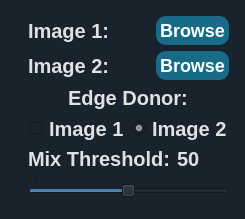
      <widget class="QWidget" name="tab_hybrid">
       <property name="styleSheet">
        <string notr="true">QWidget {
  background-color: #19232D;
  border: 0px solid #455364;
  padding: 0px;
  color: #E0E1E3;
  selection-background-color: #346792;
  selection-color: #E0E1E3;
	font-family : Ubuntu;
font-size: 20px;
font-weight: bold;
}

QWidget:disabled {
  background-color: #19232D;
  color: #9DA9B5;
  selection-background-color: #26486B;
  selection-color: #9DA9B5;
}

QWidget::item:selected {
  background-color: #176B87;
}

QWidget::item:hover:!selected {
  background-color: rgba(23, 107, 135,50%);
}

QMainWindow::separator {
  background-color: #455364;
  border: 0px solid #19232D;
  spacing: 0px;
  padding: 2px;
}

QMainWindow::separator:hover {
  background-color: #60798B;
  border: 0px solid #1A72BB;
}

/*-------------------------------------------------------------------------------------------*/

QCheckBox {
  background-color: #FAFAFA;
  color: #19232D;
  spacing: 4px;
  outline: none;
  padding-top: 4px;
  padding-bottom: 4px;
}



QCheckBox QWidget:disabled {
  background-color: #FAFAFA;
  color: #788D9C;
}

QCheckBox::indicator {
  margin-left: 2px;
  height: 14px;
  width: 14px;
}

/*-------------------------------------------------------------------------------------------*/
QScrollBar:horizontal {
  height: 16px;
  margin: 2px 16px 2px 16px;
  border: 1px solid white;
  border-radius: 4px;
  background-color: rgb(25, 35, 45);
}

QScrollBar::handle:horizontal {
  background-color: #176B87;
  border: 1px solid #C9CDD0;
  border-radius: 4px;
  min-width: 8px;
}

QScrollBar::handle:horizontal:hover {
  background-color: rgba(23, 107, 135,80%);
  border:#4169E1;
  border-radius: 4px;
  min-width: 8px;
}

QScrollBar::handle:horizontal:focus {
  border: 1px solid red;
}
QScrollBar:vertical {
  background-color: rgb(25, 35, 45);
  width: 16px;
  margin: 16px 2px 16px 2px;
  border: 1px solid white;
  border-radius: 4px;
}


QScrollBar::handle:vertical {
  background-color: #176B87;
  border: 1px solid #C9CDD0;
  min-height: 8px;
  border-radius: 4px;
}

QScrollBar::handle:vertical:hover {
  background-color: rgba(23, 107, 135,80%);
  border: #9FCBFF;
  border-radius: 4px;
  min-height: 8px;
}

QScrollBar::handle:vertical:focus {
  border: 1px solid #73C7FF;
}


QScrollBar::add-line:horizontal {
  margin: 0px 0px 0px 0px;
  border-image: url(&quot;qss_icons/light/rc/arrow_right_disabled.png&quot;);
  height: 12px;
  width: 12px;
  subcontrol-position: right;
  subcontrol-origin: margin;
}

QScrollBar::add-line:horizontal:hover, QScrollBar::add-line:horizontal:on {
  border-image: url(&quot;qss_icons/light/rc/arrow_right.png&quot;);
  height: 12px;
  width: 12px;
  subcontrol-position: right;
  subcontrol-origin: margin;
}

QScrollBar::add-line:vertical {
  margin: 3px 0px 3px 0px;
  border-image: url(&quot;qss_icons/light/rc/arrow_down_disabled.png&quot;);
  height: 12px;
  width: 12px;
  subcontrol-position: bottom;
  subcontrol-origin: margin;
}

QScrollBar::add-line:vertical:hover, QScrollBar::add-line:vertical:on {
  border-image: url(&quot;qss_icons/light/rc/arrow_down.png&quot;);
  height: 12px;
  width: 12px;
  subcontrol-position: bottom;
  subcontrol-origin: margin;
}

QScrollBar::sub-line:horizontal {
  margin: 0px 3px 0px 3px;
  border-image: url(&quot;qss_icons/light/rc/arrow_left_disabled.png&quot;);
  height: 12px;
  width: 12px;
  subcontrol-position: left;
  subcontrol-origin: margin;
}

QScrollBar::sub-line:horizontal:hover, QScrollBar::sub-line:horizontal:on {
  border-image: url(&quot;qss_icons/light/rc/arrow_left.png&quot;);
  height: 12px;
  width: 12px;
  subcontrol-position: left;
  subcontrol-origin: margin;
}

QScrollBar::sub-line:vertical {
  margin: 3px 0px 3px 0px;
  border-image: url(&quot;qss_icons/light/rc/arrow_up_disabled.png&quot;);
  height: 12px;
  width: 12px;
  subcontrol-position: top;
  subcontrol-origin: margin;
}

QScrollBar::sub-line:vertical:hover, QScrollBar::sub-line:vertical:on {
  border-image: url(&quot;qss_icons/light/rc/arrow_up.png&quot;);
  height: 12px;
  width: 12px;
  subcontrol-position: top;
  subcontrol-origin: margin;
}

QScrollBar::up-arrow:horizontal, QScrollBar::down-arrow:horizontal {
  background: none;
}

QScrollBar::up-arrow:vertical, QScrollBar::down-arrow:vertical {
  background: none;
}


QScrollBar::add-page:horizontal, QScrollBar::sub-page:horizontal {
  background: none;
}

QScrollBar::add-page:vertical, QScrollBar::sub-page:vertical {
  background: none;
}

/*----------------------------------------------------------------------------------------*/
QPushButton{
 /*border:2px solid #05B8CC;*/
 background-color: #176B87;
 color:rgb(255, 255, 255);
 border-radius: 10px;
 font-weight:bold;
 font-size:16px;
  transition: 500ms;
}

QPushButton::hover{
 border: 1px solid #176B87;
 background-color: rgba(23, 107, 135,80%)
}
QPushButton:pressed {
 margin:1px 2px;
 font-size: 15px;
}
/*----------------------------------------------------------------------------------------*/
QTabBar::tab {
    background-color: #455364;
    border: 3px solid #19232D;
    border-radius: 10px;
    padding: 5px;
    color: #E0E1E3;
    font-family: Ubuntu;
    font-size: 20px;
    font-weight: bold;
}
QTabBar::tab {
    background-color: #455364;
    border: 3px solid #19232D;
    border-radius: 10px;
    padding: 3px;
    color: #E0E1E3;
    font-family: Ubuntu;
    font-size: 20px;
    font-weight: bold;
}
QTabBar::tab:selected {
    background-color:rgba(69,83,100,80%);
    color: #E0E1E3;
	margin-top: 2px
}</string>
       </property>
       <attribute name="title">
        <string>Hybrid Image</string>
       </attribute>
       <layout class="QGridLayout" name="gridLayout_10">
        <item row="0" column="0" rowspan="2">
         <layout class="QVBoxLayout" name="verticalLayout_22">
          <item>
           <widget class="PlotWidget" name="wgt_hybrid_img_1" native="true">
            <property name="sizePolicy">
             <sizepolicy hsizetype="Expanding" vsizetype="Preferred">
              <horstretch>0</horstretch>
              <verstretch>0</verstretch>
             </sizepolicy>
            </property>
            <property name="styleSheet">
             <string notr="true">background:green</string>
            </property>
           </widget>
          </item>
          <item>
           <widget class="PlotWidget" name="wgt_hybrid_img_FT_1" native="true">
            <property name="sizePolicy">
             <sizepolicy hsizetype="Expanding" vsizetype="Preferred">
              <horstretch>0</horstretch>
              <verstretch>0</verstretch>
             </sizepolicy>
            </property>
            <property name="styleSheet">
             <string notr="true">background:green</string>
            </property>
           </widget>
          </item>
         </layout>
        </item>
        <item row="0" column="1" rowspan="2">
         <layout class="QVBoxLayout" name="verticalLayout_23">
          <item>
           <widget class="PlotWidget" name="wgt_hybrid_img_2" native="true">
            <property name="sizePolicy">
             <sizepolicy hsizetype="Expanding" vsizetype="Preferred">
              <horstretch>0</horstretch>
              <verstretch>0</verstretch>
             </sizepolicy>
            </property>
            <property name="styleSheet">
             <string notr="true">background:green</string>
            </property>
           </widget>
          </item>
          <item>
           <widget class="PlotWidget" name="wgt_hybrid_img_FT_2" native="true">
            <property name="sizePolicy">
             <sizepolicy hsizetype="Expanding" vsizetype="Preferred">
              <horstretch>0</horstretch>
              <verstretch>0</verstretch>
             </sizepolicy>
            </property>
            <property name="styleSheet">
             <string notr="true">background:green</string>
            </property>
           </widget>
          </item>
         </layout>
        </item>
        <item row="0" column="2">
         <widget class="QWidget" name="widget" native="true">
          <layout class="QGridLayout" name="gridLayout_9">
           <property name="leftMargin">
            <number>5</number>
           </property>
           <property name="topMargin">
            <number>5</number>
           </property>
           <property name="rightMargin">
            <number>5</number>
           </property>
           <property name="bottomMargin">
            <number>5</number>
           </property>
           <item row="0" column="0">
            <layout class="QVBoxLayout" name="verticalLayout_26">
             <item>
              <layout class="QHBoxLayout" name="horizontalLayout_13">
               <item>
                <widget class="QLabel" name="label_8">
                 <property name="text">
                  <string>Image 1:</string>
                 </property>
                </widget>
               </item>
               <item>
                <spacer name="horizontalSpacer">
                 <property name="orientation">
                  <enum>Qt::Horizontal</enum>
                 </property>
                 <property name="sizeHint" stdset="0">
                  <size>
                   <width>40</width>
                   <height>20</height>
                  </size>
                 </property>
                </spacer>
               </item>
               <item>
                <widget class="QPushButton" name="btn_browse_1">
                 <property name="sizePolicy">
                  <sizepolicy hsizetype="Expanding" vsizetype="Fixed">
                   <horstretch>0</horstretch>
                   <verstretch>0</verstretch>
                  </sizepolicy>
                 </property>
                 <property name="cursor">
                  <cursorShape>PointingHandCursor</cursorShape>
                 </property>
                 <property name="styleSheet">
                  <string notr="true">padding:4px;
font-size: 18px;</string>
                 </property>
                 <property name="text">
                  <string>Browse</string>
                 </property>
                </widget>
               </item>
              </layout>
             </item>
             <item>
              <layout class="QHBoxLayout" name="horizontalLayout_14">
               <item>
                <widget class="QLabel" name="label_9">
                 <property name="text">
                  <string>Image 2:</string>
                 </property>
                </widget>
               </item>
               <item>
                <spacer name="horizontalSpacer_2">
                 <property name="orientation">
                  <enum>Qt::Horizontal</enum>
                 </property>
                 <property name="sizeHint" stdset="0">
                  <size>
                   <width>40</width>
                   <height>20</height>
                  </size>
                 </property>
                </spacer>
               </item>
               <item>
                <widget class="QPushButton" name="btn_browse_2">
                 <property name="sizePolicy">
                  <sizepolicy hsizetype="Expanding" vsizetype="Fixed">
                   <horstretch>0</horstretch>
                   <verstretch>0</verstretch>
                  </sizepolicy>
                 </property>
                 <property name="cursor">
                  <cursorShape>PointingHandCursor</cursorShape>
                 </property>
                 <property name="styleSheet">
                  <string notr="true">padding:4px;
font-size: 18px;</string>
                 </property>
                 <property name="text">
                  <string>Browse</string>
                 </property>
                </widget>
               </item>
              </layout>
             </item>
            </layout>
           </item>
           <item row="1" column="0">
            <layout class="QVBoxLayout" name="verticalLayout_25">
             <item alignment="Qt::AlignHCenter">
              <widget class="QLabel" name="label_5">
               <property name="text">
                <string>Edge Donor:</string>
               </property>
              </widget>
             </item>
             <item>
              <layout class="QHBoxLayout" name="horizontalLayout_12">
               <item alignment="Qt::AlignHCenter">
                <widget class="QRadioButton" name="radioButton">
                 <property name="font">
                  <font>
                   <family>Ubuntu</family>
                   <pointsize>-1</pointsize>
                   <weight>75</weight>
                   <bold>true</bold>
                  </font>
                 </property>
                 <property name="cursor">
                  <cursorShape>PointingHandCursor</cursorShape>
                 </property>
                 <property name="text">
                  <string>Image 1</string>
                 </property>
                 <property name="checked">
                  <bool>false</bool>
                 </property>
                </widget>
               </item>
               <item alignment="Qt::AlignHCenter">
                <widget class="QRadioButton" name="radioButton_2">
                 <property name="cursor">
                  <cursorShape>PointingHandCursor</cursorShape>
                 </property>
                 <property name="text">
                  <string>Image 2</string>
                 </property>
                 <property name="checked">
                  <bool>true</bool>
                 </property>
                </widget>
               </item>
              </layout>
             </item>
            </layout>
           </item>
           <item row="2" column="0">
            <layout class="QVBoxLayout" name="verticalLayout_24">
             <item>
              <layout class="QHBoxLayout" name="horizontalLayout_11">
               <item>
                <widget class="QLabel" name="label_6">
                 <property name="text">
                  <string>Mix Threshold:</string>
                 </property>
                </widget>
               </item>
               <item>
                <widget class="QLabel" name="label_7">
                 <property name="text">
                  <string>50</string>
                 </property>
                 <property name="scaledContents">
                  <bool>false</bool>
                 </property>
                </widget>
               </item>
              </layout>
             </item>
             <item>
              <widget class="QSlider" name="horizontalSlider_2">
               <property name="cursor">
                <cursorShape>OpenHandCursor</cursorShape>
               </property>
               <property name="maximum">
                <number>100</number>
               </property>
               <property name="value">
                <number>50</number>
               </property>
               <property name="orientation">
                <enum>Qt::Horizontal</enum>
               </property>
               <property name="tickPosition">
                <enum>QSlider::TicksAbove</enum>
               </property>
               <property name="tickInterval">
                <number>10</number>
               </property>
              </widget>
             </item>
            </layout>
           </item>
          </layout>
         </widget>
        </item>
        <item row="1" column="2">
         <widget class="PlotWidget" name="wgt_hybrid_img_output" native="true">
          <property name="sizePolicy">
           <sizepolicy hsizetype="Expanding" vsizetype="Preferred">
            <horstretch>0</horstretch>
            <verstretch>0</verstretch>
           </sizepolicy>
          </property>
          <property name="styleSheet">
           <string notr="true">background:green</string>
          </property>
         </widget>
        </item>
       </layout>
      </widget>
